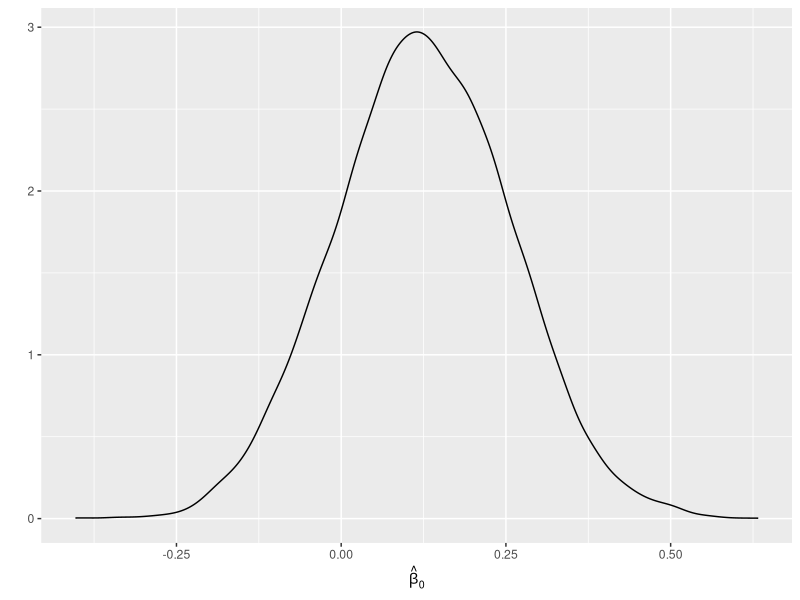
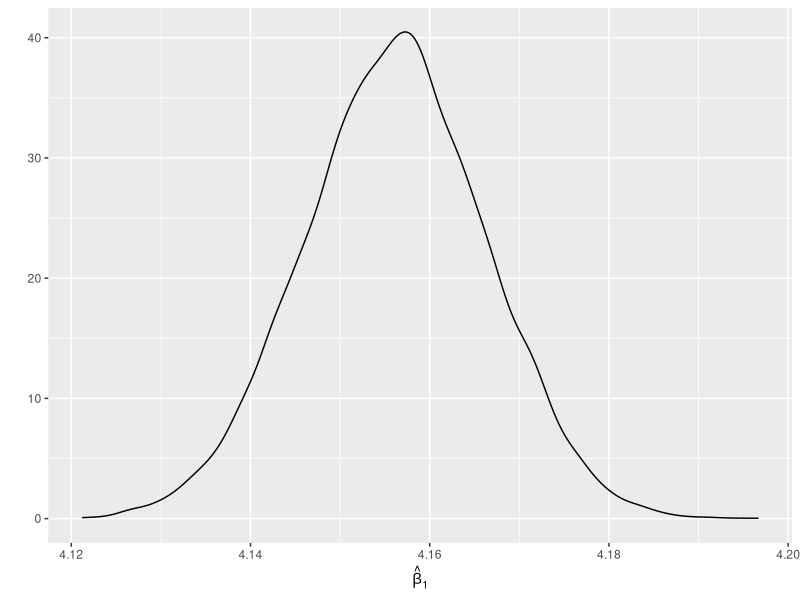
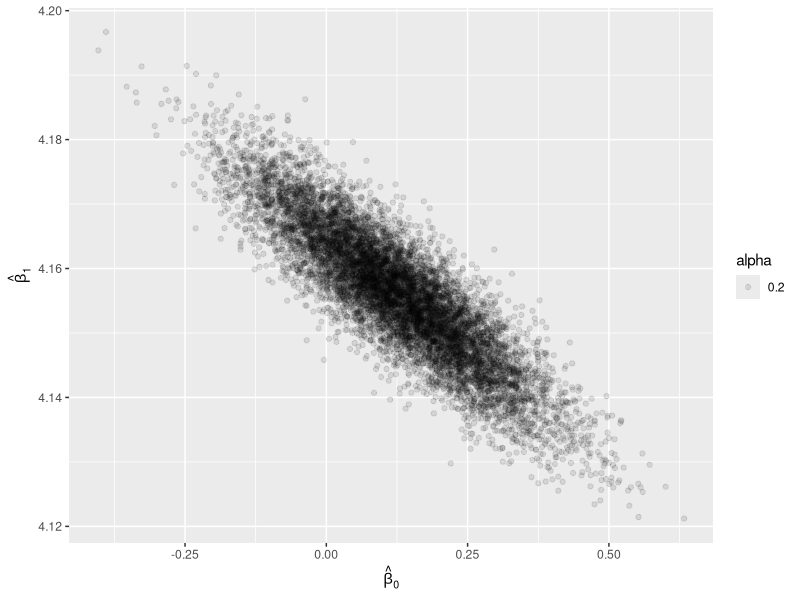

Write R code to recreate these figures, in order.
## ---- chunk 1
library(knitr)
library(ggplot2)
opts_chunk$set(fig.align='center',fig.pos="tb",cache=TRUE)
## ---- chunk 2
set.seed(1234321)            # ensure a reproducible stream
N <- 10000                   # number of replications
n <- 22                      # size of the sample
dat <- data.frame(x=1:n)     # x values for a simple linear regression
(betaTrue <- c(0, 4) + rnorm(2, sd = 0.1))

muTrue <- as.vector(model.matrix(~ x, dat) %*% betaTrue)
str(Ymat <- matrix(rnorm(n*N, mean=0, sd=0.3), nr = n) + muTrue)
system.time(bigMod <- lm(Ymat ~ x, dat))
## ---- chunk 3
str(cc <- coef(bigMod))
## ---- chunk 4
coefFr <- as.data.frame(t(cc))
names(coefFr) <- c("Intercept", "slope")
## ---- chunk 5
qplot(Intercept, data=coefFr, geom="density", xlab=expression(hat(beta)[0]))
## ---- chunk 6
qplot(slope, data=coefFr, geom="density", xlab=expression(hat(beta)[1]))
## ---- chunk 7
qplot(Intercept, slope, data=coefFr, alpha="0.2",
      xlab=expression(hat(beta)[0]),ylab=expression(hat(beta)[1]))
